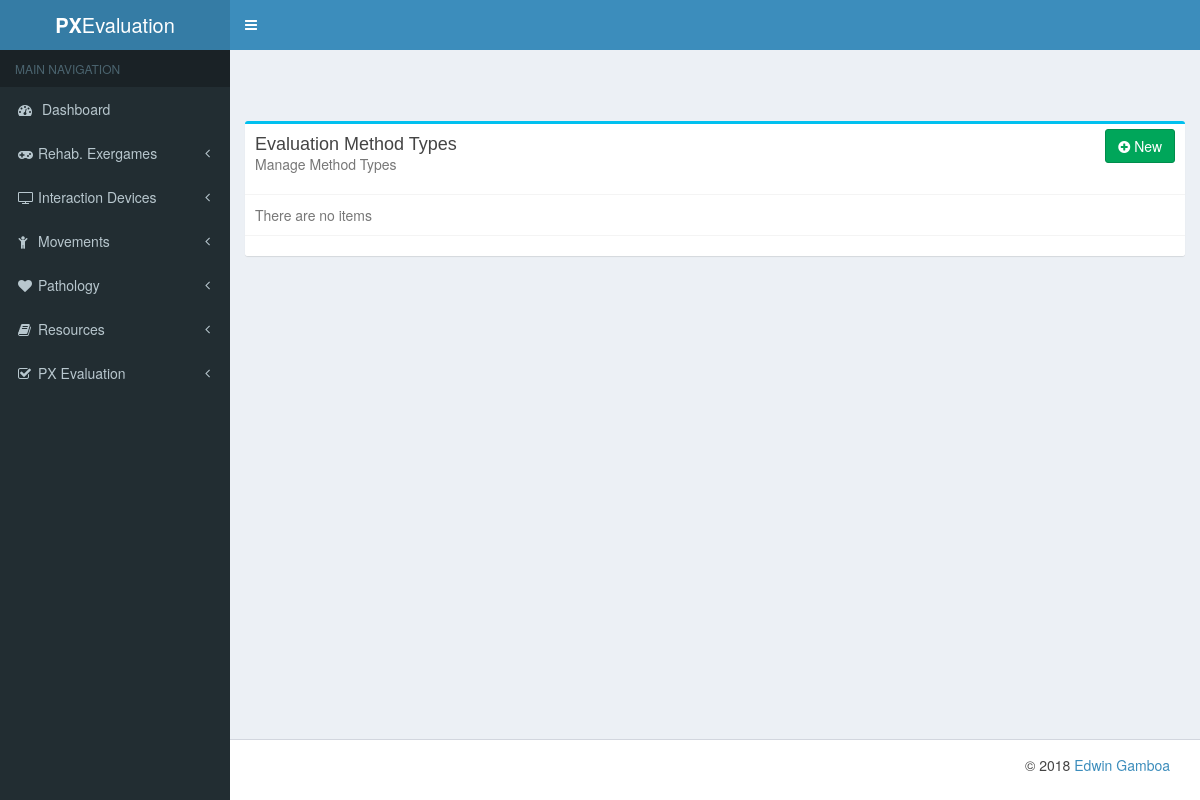
/px_evaluation/method_types/, run on an earlier commit of the app's database.
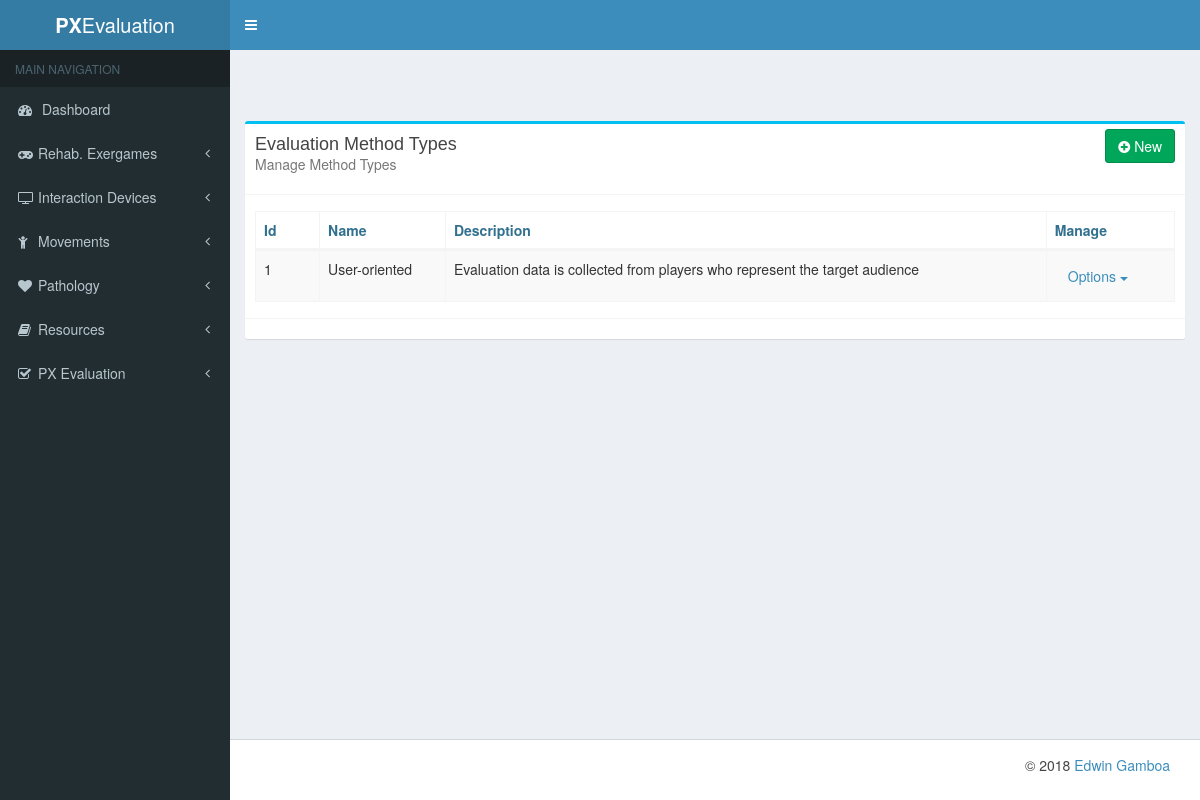
And on a later commit of the database.
### px_evaluation/models.py (models this page shows, shortened)
class MethodType(models.Model):
    name = models.CharField(max_length=140)
    description = models.TextField(blank=True)

### px_evaluation/views.py (the view)
class MethodTypeList(ListView):
    model = MethodType

### templates/px_evaluation/methodtype_list.html (shortened to what this page needs)
{% extends "list_base.html" %}
{% block card_title %}Evaluation Method Types{% endblock card_title %}
{% block card_description %}Manage Method Types{% endblock card_description%}
{% block table_head %}
    <tr>
        <th>Id</th>
        <th>Name</th>
        <th>Description</th>
        <th>Manage</th>
    </tr>
{% endblock table_head %}
{% block table_body %}
    {% for object in object_list %}
        <tr>
            <td>{{ object.id }}</td>
            <td>{{ object.name }}</td>
            <td>{{ object.description }}</td>
            <td>
                <div class="dropdown">
                    <a href="#" class="btn dropdown-toggle" data-toggle="dropdown">
                        Options
                        <b class="caret"></b>
                    </a>
                </div>
            </td>
        </tr>
    {% endfor %}
{% endblock table_body %}
{% block new_url %} {% url 'px_evaluation:new_method_types' %} {% endblock new_url %}

What changed in the data, as far as the page shows it:
added MethodType: id "1", name "User-oriented", description "Evaluation data is collected from players who represent the target audience"
Also different on the page:
text no longer shown: "There are no items"
text now shown: "Id Name Description Manage"
